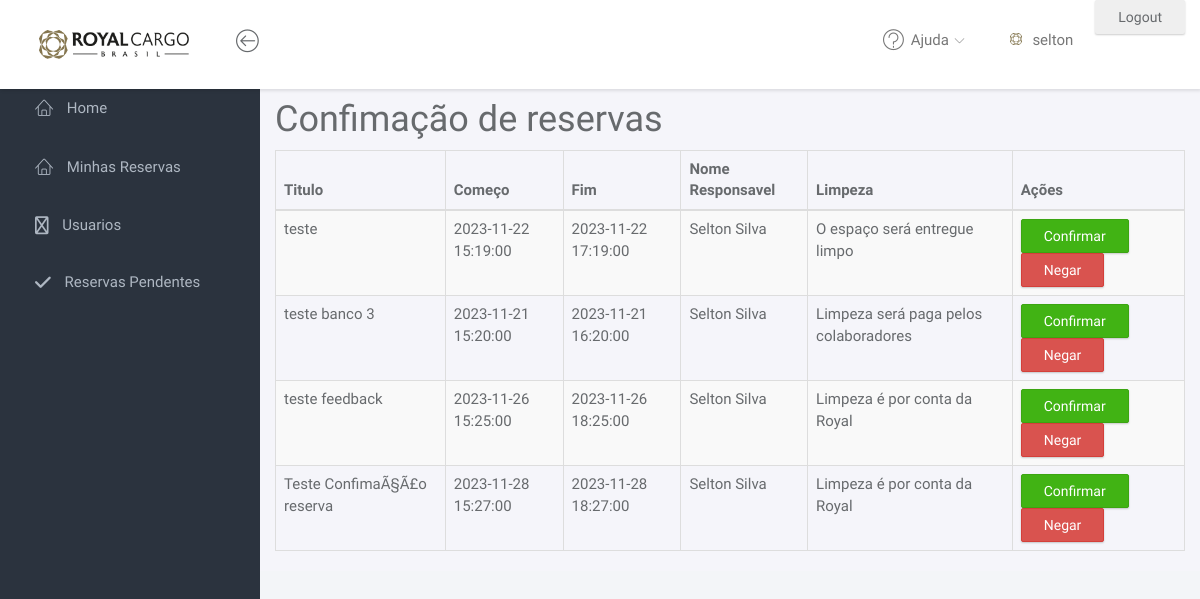
Page /reservasPendentes.php (signed in) on the committed database.
### tables this page shows
CREATE TABLE `events` (
  `id` int(11) NOT NULL,
  `title` varchar(220) DEFAULT NULL,
  `color` varchar(10) DEFAULT NULL,
  `start` datetime DEFAULT NULL,
  `end` datetime DEFAULT NULL,
  `user` varchar(255) NOT NULL,
  `sala` varchar(255) NOT NULL,
  `reserva` int(255) NOT NULL,
  `id_index` int(255) NOT NULL,
  `NomeResponsavel` varchar(255) NOT NULL,
  `limpeza` int(11) NOT NULL DEFAULT 0
);

### fullcalendar/usuario.php (called while the page is built, shortened)
<?php
    include "conexao.php";
     $user=$_SESSION['user'];
     $sql = "SELECT * FROM `usuarios` WHERE login = '$user'";
     $result = mysqli_query($conn, $sql);
     $userInfo = $result->fetch_assoc();
?>

### reservasPendentes.php (the view, shortened to what this page needs)
<?php
include "conexao2.php";
include "fullcalendar/usuario.php";
if ($userInfo['tipo'] == 'adm') {
?>
<!DOCTYPE html>
<html>
<head>
    <link rel="stylesheet" href="assets/vendor/bootstrap/css/bootstrap.min.css">
    <link rel="stylesheet" href="assets/vendor/font-awesome/css/font-awesome.min.css">
    <link rel="stylesheet" href="assets/vendor/linearicons/style.css">
    <link rel="stylesheet" href="assets/vendor/chartist/css/chartist-custom.css">
    <link rel="stylesheet" href="assets/css/main.css">
</head>
<?php
    include "conexao2.php";
try {
    $query = "SELECT * FROM events WHERE reserva = 1";
    $smpt = $conn->prepare($query);
    $smpt->execute();
    $eventos = $smpt->fetchAll(PDO::FETCH_ASSOC);
} catch (PDOException $e) {
    die("Erro na consulta: " . $e->getMessage());
}
?>
<body>
    <div id="wrapper">
    <?php
    include_once "topo.php";
    ?>
    <?php
    include_once "menu_lateral.php";
    ?>
        <div class="container main">
            <h1 class="mt-5 mb-4">Confimação de reservas</h1>
            <table class="table table-striped table-bordered">
                <thead>
                    <tr>
                        <th>Titulo</th>
                        <th>Começo</th>
                        <th>Fim</th>
                        <th>Nome Responsavel</th>
                        <th>Limpeza</th>
                        <th>Ações</th>
                    </tr>
                </thead>
                <tbody>
                    <?php foreach ($eventos as $evento):
                        if($evento['limpeza'] == 1 ){
                           $limpeza = "O espaço será entregue limpo";
                        }else if($evento['limpeza'] == 2){
                           $limpeza = "Limpeza é por conta da Royal";
                        }else if($evento['limpeza'] == 3){
                           $limpeza = "Limpeza será paga pelos colaboradores";
                        }
                        ?>
                        <tr>
                            <td><?= $evento['title'] ?></td>
                            <td><?= $evento['start'] ?></td>
                            <td><?= $evento['end'] ?></td>
                            <td><?= $evento['NomeResponsavel'] ?></td>
                            <td><?= $limpeza ?></td>
                            <td>
                                <a href="confimarReserva.php" class="btn btn-success">Confirmar</a>
                                <a href="excluir.php?id=<?= $agente['id'] ?>" class="btn btn-danger">Negar</a>
                            </td>
                        </tr>
                    <?php endforeach; ?>
                </tbody>
            </table>
        </div>
    </div>
</body>
</html>
<?php }else{ header("Location:index.php"); } ?>

### assets/css/main.css (style rules this page uses)
html { position: relative; min-height: 100%; }
body { background-color: #F3F5F8; font-family: "Source Sans Pro", sans-serif; font-size: 15px; color: #676a6d; }
a { color: #3287B2; }
th { font-weight: 600; }
#wrapper .main { -webkit-transition: all 0.3s ease-in-out; -moz-transition: all 0.3s ease-in-out; -ms-transition: all 0.3s ease-in-out; -o-transition: all 0.3s ease-in-out; transition: all 0.3s ease-in-out; width: calc(100% - 260px); left: 0; position: relative; float: right; background-color: #f5f5fa; }
#wrapper #sidebar-nav, #wrapper .main { padding-top: 80px; }
.btn { -webkit-border-radius: 2px; -moz-border-radius: 2px; border-radius: 2px; -moz-box-shadow: 0px 1px 2px 0 rgba(0, 0, 0, 0.2); -webkit-box-shadow: 0px 1px 2px 0 rgba(0, 0, 0, 0.2); box-shadow: 0px 1px 2px 0 rgba(0, 0, 0, 0.2); padding: 6px 22px; }
.btn-success { background-color: #41B314; border-color: #3ca512; }

### rows in the picture
events: title "teste", start "2023-11-22 15:19:00", end "2023-11-22 17:19:00", NomeResponsavel "Selton Silva", limpeza "O espaço será entregue limpo"
events: title "teste banco 3", start "2023-11-21 15:20:00", end "2023-11-21 16:20:00", NomeResponsavel "Selton Silva", limpeza "Limpeza será paga pelos colaboradores"
events: title "teste feedback", start "2023-11-26 15:25:00", end "2023-11-26 18:25:00", NomeResponsavel "Selton Silva", limpeza "Limpeza é por conta da Royal"
events: title "Teste ConfimaÃ§Ã£o reserva", start "2023-11-28 15:27:00", end "2023-11-28 18:27:00", NomeResponsavel "Selton Silva", limpeza "Limpeza é por conta da Royal"

### other values in the picture
$user "selton"
